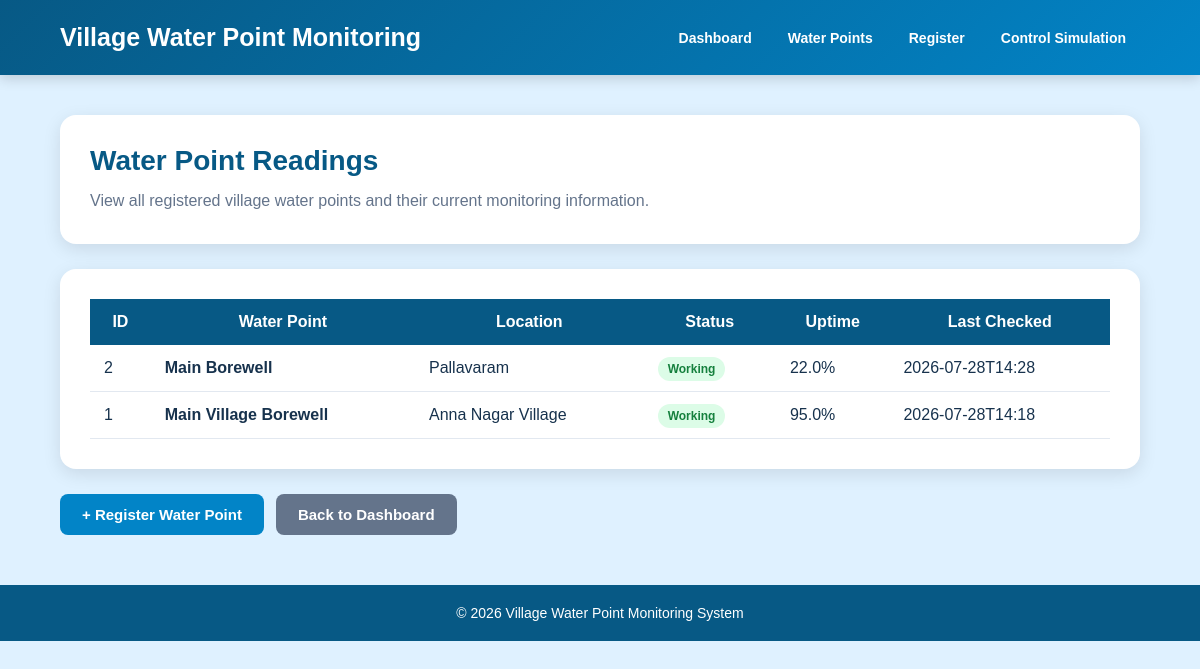
/listing, run on the app's committed database.
### tables this page shows
CREATE TABLE water_points (
            id INTEGER PRIMARY KEY AUTOINCREMENT,
            name TEXT NOT NULL,
            location TEXT NOT NULL,
            status TEXT NOT NULL,
            uptime REAL DEFAULT 0,
            last_checked TEXT
        );

### app.py (the view)
@app.route("/listing")
def listing():
    water_points = get_all_water_points()
    return render_template(
        "listing.html",
        water_points=water_points,
        readings=water_points
    )

### database.py (called while the page is built)
def get_db():
    conn = sqlite3.connect(DB_NAME)
    conn.row_factory = sqlite3.Row
    return conn

def get_all_water_points():
    conn = get_db()
    cursor = conn.cursor()
    cursor.execute("""
        SELECT *
        FROM water_points
        ORDER BY id DESC
    """)
    water_points = cursor.fetchall()
    conn.close()
    return water_points

### templates/listing.html (shortened to what this page needs)
<!DOCTYPE html>
<html lang="en">
<head>
    <link rel="stylesheet"
          href="{{ url_for('static', filename='css/pages.css') }}">
</head>
<body>
<header class="site-header">
    <div class="header-inner">
        <div class="site-title">
            Village Water Point Monitoring
        </div>
        <nav class="site-nav">
            <a href="{{ url_for('index') }}">
                Dashboard
            </a>
            <a href="{{ url_for('listing') }}">
                Water Points
            </a>
            <a href="{{ url_for('register') }}">
                Register
            </a>
            <a href="{{ url_for('simulation') }}">
                Control Simulation
            </a>
        </nav>
    </div>
</header>
<main class="page-container">
    <section class="page-introduction">
        <h2>
            Water Point Readings
        </h2>
        <p>
            View all registered village water points
            and their current monitoring information.
        </p>
    </section>
    <section class="result-card">
        {% if water_points %}
        <div style="overflow-x: auto;">
            <table
                style="
                    width: 100%;
                    border-collapse: collapse;
                    min-width: 700px;
                "
            >
                <thead>
                    <tr
                        style="
                            background: #075985;
                            color: white;
                        "
                    >
                        <th style="padding: 14px;">
                            ID
                        </th>
                        <th style="padding: 14px;">
                            Water Point
                        </th>
                        <th style="padding: 14px;">
                            Location
                        </th>
                        <th style="padding: 14px;">
                            Status
                        </th>
                        <th style="padding: 14px;">
                            Uptime
                        </th>
                        <th style="padding: 14px;">
                            Last Checked
                        </th>
                    </tr>
                </thead>
                <tbody>
                    {% for point in water_points %}
                    <tr
                        style="
                            border-bottom:
                            1px solid #e2e8f0;
                        "
                    >
                        <td style="padding: 14px;">
                            {{ point['id'] }}
                        </td>
                        <td style="padding: 14px;">
                            <strong>
                                {{ point['name'] }}
                            </strong>
                        </td>
                        <td style="padding: 14px;">
                            {{ point['location'] }}
                        </td>
                        <td style="padding: 14px;">
                            {% if point['status'] == 'Working' %}
                            <span
                                style="
                                    background: #dcfce7;
                                    color: #15803d;
                                    padding: 5px 10px;
                                    border-radius: 20px;
                                    font-size: 12px;
                                    font-weight: bold;
                                "
                            >
                                Working
                            </span>
                            {% endif %}
                        </td>
                        <td style="padding: 14px;">
                            {{ point['uptime'] }}%
                        </td>
                        <td style="padding: 14px;">
                            {% if point['last_checked'] %}
                                {{ point['last_checked'] }}
                            {% else %}
                                Not recorded
                            {% endif %}
                        </td>
                    </tr>
                    {% endfor %}
                </tbody>
            </table>
        </div>
        {% endif %}
    </section>
    <div class="button-area">
        <a
            href="{{ url_for('register') }}"
            class="primary-button"
        >
            + Register Water Point
        </a>
        <a
            href="{{ url_for('index') }}"
            class="secondary-button"
        >
            Back to Dashboard
        </a>
    </div>
</main>
<footer class="site-footer">
    <p>
        © 2026 Village Water Point Monitoring System
    </p>
</footer>
</body>
</html>

### static/css/pages.css (style rules this page uses)
* { margin: 0; padding: 0; box-sizing: border-box; }
html { min-height: 100%; }
body { min-height: 100vh; font-family: Arial, Helvetica, sans-serif; background: #dff1ff; color: #17324d; }
.site-header { width: 100%; background: linear-gradient(135deg, #075985, #0284c7); box-shadow: 0 4px 12px rgba(0, 0, 0, 0.15); }
.header-inner { width: 90%; max-width: 1200px; margin: auto; min-height: 75px; display: flex; align-items: center; justify-content: space-between; gap: 30px; }
.site-title { color: white; font-size: 25px; font-weight: bold; white-space: nowrap; }
.site-nav { display: flex; align-items: center; gap: 8px; flex-wrap: wrap; }
.site-nav a { color: white; text-decoration: none; padding: 10px 14px; border-radius: 7px; font-size: 14px; font-weight: bold; transition: all 0.3s ease; }
.page-container { width: 90%; max-width: 1100px; margin: 40px auto; }
.page-introduction { background: white; padding: 30px; border-radius: 16px; box-shadow: 0 5px 18px rgba(0, 0, 0, 0.1); margin-bottom: 25px; }
.page-introduction h2 { color: #075985; font-size: 28px; margin-bottom: 10px; }
.page-introduction p { color: #64748b; line-height: 1.7; }
.button-area { display: flex; gap: 12px; margin-top: 25px; }
.primary-button, .secondary-button { display: inline-block; padding: 12px 22px; border: none; border-radius: 8px; font-size: 15px; font-weight: bold; text-decoration: none; cursor: pointer; transition: all 0.3s ease; }
.primary-button { background: #0284c7; color: white; }
.secondary-button { background: #64748b; color: white; }
.result-card { background: white; padding: 30px; border-radius: 16px; box-shadow: 0 5px 18px rgba(0, 0, 0, 0.1); margin-bottom: 25px; }
.site-footer { width: 100%; background: #075985; color: white; text-align: center; padding: 20px; margin-top: 50px; }
.site-footer p { margin: 0; font-size: 14px; }

### data on the page
water_points: id "2", name "Main Borewell", location "Pallavaram", status "Working", uptime "22.0", last_checked "2026-07-28T14:28"
water_points: id "1", name "Main Village Borewell", location "Anna Nagar Village", status "Working", uptime "95.0", last_checked "2026-07-28T14:18"
